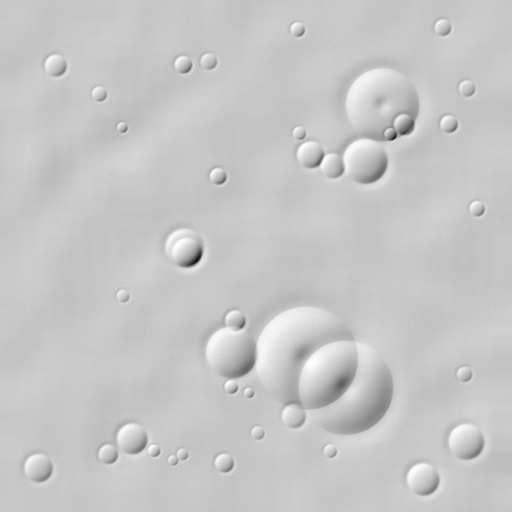
#> input picture data/benchmark/suite_a_intra_sensor/pair_01_baseline_same_sun/image_1.png, 1024 x 1024 px, found by its file name (shown at 1/2 size)
$ python latency_profiler.py   (older library calls are emulated)
#> lines starting #> are read from the running program, lines starting #| are printed output that depends on the picture; after the words box and inside, x2 and y2 are one past the last pixel; in counts of white or black regions, pixels touching at a corner belong together
### src/preprocessing/normalizer.py
"""
Image Preprocessing & Normalization Module for Lunar Imagery (SIH26166).
Handles 8-bit/16-bit radiometric stretching, percentile clipping, denoising, valid pixel masking,
NaN/Inf handling, multi-band hyperspectral reduction, and modality-aware contrast normalization.
Strictly non-destructive: preserves original scientific arrays and tracks processing provenance.
"""

import os
import cv2
import numpy as np
from typing import Tuple, Optional, Dict, Any, List


class LunarPreprocessor:
    """Preprocesses optical and lunar raster imagery for robust feature extraction."""

    @staticmethod
    def sanitize_raster(
        image: np.ndarray,
        nan_replacement: Optional[float] = None
    ) -> Tuple[np.ndarray, Dict[str, Any]]:
        """
        Sanitizes raw scientific rasters by eliminating NaN and Inf values without mutating input.
        Returns a clean float32 copy and statistics on corrupted pixels.
        """
        if image is None or image.size == 0:
            raise ValueError("Input raster image is empty or None.")

        # Non-destructive copy
        img_clean = image.copy().astype(np.float32)

        # Multi-band reduction (e.g. IIRS 256-band hyperspectral cube)
        bands = 1
        if len(img_clean.shape) == 3:
            if img_clean.shape[2] > 4:  # Hyperspectral cube
                bands = img_clean.shape[2]
                # Select representative continuum bands (avoid deep water absorption noise)
                # Take robust mean across middle spectral bands (e.g. 50 to 180)
                mid_start = int(bands * 0.2)
                mid_end = int(bands * 0.8)
                img_clean = np.nanmean(img_clean[:, :, mid_start:mid_end], axis=2)
            elif img_clean.shape[2] in [3, 4]:
                # Standard BGR / BGRA
                img_clean = cv2.cvtColor(img_clean[:, :, :3].astype(np.uint8) if img_clean.dtype == np.uint8 else img_clean[:, :, :3], cv2.COLOR_BGR2GRAY).astype(np.float32)

        nan_mask = np.isnan(img_clean)
        inf_mask = np.isinf(img_clean)

        nan_count = int(np.sum(nan_mask))
        inf_count = int(np.sum(inf_mask))

        finite_mask = ~(nan_mask | inf_mask)
        if np.any(finite_mask):
            finite_vals = img_clean[finite_mask]
            min_val = float(np.min(finite_vals))
            max_val = float(np.max(finite_vals))
            med_val = float(np.median(finite_vals)) if nan_replacement is None else nan_replacement
        else:
            min_val, max_val, med_val = 0.0, 0.0, 0.0

        # Replace invalid pixels
        if nan_count > 0:
            img_clean[nan_mask] = med_val
        if inf_count > 0:
            img_clean[img_clean == np.inf] = max_val
            img_clean[img_clean == -np.inf] = min_val

        diag = {
            "original_shape": list(image.shape),
            "sanitized_shape": list(img_clean.shape),
            "bands_processed": bands,
            "nan_pixels_fixed": nan_count,
            "inf_pixels_fixed": inf_count,
            "finite_min": min_val,
            "finite_max": max_val
        }

        return img_clean, diag

    @staticmethod
    def normalize_radiometry(
        image: np.ndarray,
        lower_percentile: float = 2.0,
        upper_percentile: float = 98.0
    ) -> Tuple[np.ndarray, Dict[str, Any]]:
        """
        Normalizes dynamic range via percentile stretching.
        Handles native 16-bit (PDS4 raw), 32-bit float, and 8-bit images.
        Returns normalized 8-bit [0, 255] grayscale image and stretch metadata.
        """
        if image is None or image.size == 0:
            raise ValueError("Input image is empty or invalid.")

        # 1. Sanitize NaN/Inf first
        sanitized, s_diag = LunarPreprocessor.sanitize_raster(image)

        # 2. Extract valid pixels excluding background zeros
        valid_mask = sanitized > 0
        if np.sum(valid_mask) > 100:
            valid_pixels = sanitized[valid_mask]
        else:
            valid_pixels = sanitized.flatten()

        p_low = float(np.percentile(valid_pixels, lower_percentile))
        p_high = float(np.percentile(valid_pixels, upper_percentile))

        if p_high - p_low < 1e-5:
            norm = np.zeros_like(sanitized, dtype=np.uint8)
        else:
            clipped = np.clip(sanitized, p_low, p_high)
            norm = ((clipped - p_low) / (p_high - p_low) * 255.0).astype(np.uint8)

        stats = {
            "original_dtype": str(image.dtype),
            "original_min": float(sanitized.min()),
            "original_max": float(sanitized.max()),
            "original_mean": float(sanitized.mean()),
            "original_std": float(sanitized.std()),
            "p_low": p_low,
            "p_high": p_high,
            "width": int(norm.shape[1]),
            "height": int(norm.shape[0]),
            "sanitization": s_diag
        }

        return norm, stats

    # [47 lines left out: function modality_aware_preprocess, not called in this run]

    @staticmethod
    def create_valid_mask(
        image: np.ndarray,
        nodata_value: float = 0.0,
        shadow_threshold: Optional[int] = None
    ) -> np.ndarray:
        """
        Creates a binary mask (255 = valid, 0 = invalid/shadow) to exclude non-informative regions.
        """
        if len(image.shape) == 3:
            gray = cv2.cvtColor(image, cv2.COLOR_BGR2GRAY)
        else:
            gray = image

        mask = np.ones_like(gray, dtype=np.uint8) * 255

        # Nodata mask
        mask[gray == nodata_value] = 0

        # Optional harsh shadow threshold mask (for permanently shadowed lunar regions)
        if shadow_threshold is not None:
            mask[gray <= shadow_threshold] = 0

        return mask

    # [17 lines left out: function denoise_image, not called in this run]

### src/proposed/condition_analyzer.py
"""
Image Pair Condition & Characteristic Analyzer for Proposed Method (SIH26166).
Analyzes scale disparity, illumination difference, photometric correlation, and texture density
to select the optimal registration strategy dynamically without arbitrary hardcoding.
"""

import cv2
import numpy as np
from typing import Dict, Any, Optional, Tuple
from dataclasses import dataclass


@dataclass
class ImagePairCharacteristics:
    """Quantitative characteristics of an image pair."""
    scale_ratio: float  # Estimated or metadata-derived scale disparity
    gradient_correlation: float  # Cross-correlation of gradient maps [-1, 1]
    intensity_correlation: float  # Cross-correlation of raw intensities [-1, 1]
    is_scale_disparate: bool  # True if scale ratio > 1.5x
    is_illumination_inverted: bool  # True if gradient or intensity correlation < 0.1
    is_low_texture: bool  # True if spatial standard deviation is low
    texture_entropy_src: float
    texture_entropy_ref: float
    recommended_feature_backend: str  # STRUCTURAL_PHASE | PYRAMID_SIFT | HYBRID_AMSR


class ImagePairConditionAnalyzer:
    """Inspects input pair characteristics to dynamically guide registration strategy."""

    @staticmethod
    def analyze(
        source_image: np.ndarray,
        reference_image: np.ndarray,
        gsd_source_m: Optional[float] = None,
        gsd_reference_m: Optional[float] = None
    ) -> ImagePairCharacteristics:
        """
        Computes scale disparity, photometric correlation, and texture entropy.
        """
        if len(source_image.shape) == 3:
            src_gray = cv2.cvtColor(source_image, cv2.COLOR_BGR2GRAY)
        else:
            src_gray = source_image

        if len(reference_image.shape) == 3:
            ref_gray = cv2.cvtColor(reference_image, cv2.COLOR_BGR2GRAY)
        else:
            ref_gray = reference_image

        h_s, w_s = src_gray.shape
        h_r, w_r = ref_gray.shape

        # 1. Determine Scale Ratio
        if gsd_source_m is not None and gsd_reference_m is not None and gsd_source_m > 0 and gsd_reference_m > 0:
            scale_ratio = max(gsd_source_m / gsd_reference_m, gsd_reference_m / gsd_source_m)
        else:
            # Dimension ratio as proxy
            scale_ratio = max(float(w_r) / max(1.0, float(w_s)), float(w_s) / max(1.0, float(w_r)))

        is_scale_disparate = bool(scale_ratio > 1.5)

        # 2. Rescale to common resolution thumbnail for photometric analysis
        thumb_size = (256, 256)
        src_thumb = cv2.resize(src_gray, thumb_size, interpolation=cv2.INTER_AREA).astype(np.float32)
        ref_thumb = cv2.resize(ref_gray, thumb_size, interpolation=cv2.INTER_AREA).astype(np.float32)

        # Intensity Correlation
        src_flat = src_thumb.flatten() - np.mean(src_thumb)
        ref_flat = ref_thumb.flatten() - np.mean(ref_thumb)
        std_prod = (np.std(src_thumb) * np.std(ref_thumb)) + 1e-6
        intensity_corr = float(np.dot(src_flat, ref_flat) / (len(src_flat) * std_prod))

        # Gradient Correlation (Sobel magnitude cross-correlation)
        gx_s = cv2.Sobel(src_thumb, cv2.CV_32F, 1, 0, ksize=3)
        gy_s = cv2.Sobel(src_thumb, cv2.CV_32F, 0, 1, ksize=3)
        mag_s = np.sqrt(gx_s ** 2 + gy_s ** 2)

        gx_r = cv2.Sobel(ref_thumb, cv2.CV_32F, 1, 0, ksize=3)
        gy_r = cv2.Sobel(ref_thumb, cv2.CV_32F, 0, 1, ksize=3)
        mag_r = np.sqrt(gx_r ** 2 + gy_r ** 2)

        mag_s_flat = mag_s.flatten() - np.mean(mag_s)
        mag_r_flat = mag_r.flatten() - np.mean(mag_r)
        grad_std_prod = (np.std(mag_s) * np.std(mag_r)) + 1e-6
        grad_corr = float(np.dot(mag_s_flat, mag_r_flat) / (len(mag_s_flat) * grad_std_prod))

        is_illum_inverted = bool(intensity_corr < 0.15 or grad_corr < 0.20)

        # 3. Texture Entropy
        def entropy(img: np.ndarray) -> float:
            hist, _ = np.histogram(img.flatten(), bins=32, range=(0, 256), density=True)
            hist = hist[hist > 0]
            return float(-np.sum(hist * np.log2(hist)))

        ent_s = entropy(src_thumb.astype(np.uint8))
        ent_r = entropy(ref_thumb.astype(np.uint8))
        is_low_tex = bool(ent_s < 3.0 or ent_r < 3.0)

        # Strategy selection rule based directly on Phase 3 failure evidence:
        if is_scale_disparate:
            strategy = "HYBRID_AMSR"  # Must use hierarchical scale pyramid bridge
        elif is_illum_inverted:
            strategy = "STRUCTURAL_PHASE"  # Must use Phase Congruency to overcome shadow reversal
        else:
            strategy = "HYBRID_AMSR"  # Standard high-performance multi-scale structural matching

        return ImagePairCharacteristics(
            scale_ratio=scale_ratio,
            gradient_correlation=grad_corr,
            intensity_correlation=intensity_corr,
            is_scale_disparate=is_scale_disparate,
            is_illumination_inverted=is_illum_inverted,
            is_low_texture=is_low_tex,
            texture_entropy_src=ent_s,
            texture_entropy_ref=ent_r,
            recommended_feature_backend=strategy
        )

### src/proposed/structural_detector.py
"""
Illumination-Robust Structural Feature Detector (Innovation C in Proposed Method).
Combines Multi-Scale Log-Gabor Phase Congruency, Shadow-Boundary Edge Suppression,
and Structural Orientation Histogram Descriptors.
"""

import cv2
import numpy as np
from typing import Tuple, List, Optional, Dict, Any

from src.features.base import BaseFeatureDetector
from src.features.rift.log_gabor import LogGaborFilterBank


class StructuralFeatureDetector(BaseFeatureDetector):
    """
    Enhanced Structural Feature Detector specifically designed for extreme illumination
    and shadow-inversion invariance on lunar terrain.
    """

    def __init__(
        self,
        nfeatures: int = 2500,
        patch_size: int = 48,
        n_scales: int = 4,
        n_orientations: int = 6,
        n_spatial_bins: int = 6,
        suppress_shadow_edges: bool = True
    ):
        super().__init__(name="Proposed_Structural_Detector", params={
            "nfeatures": nfeatures,
            "patch_size": patch_size,
            "n_scales": n_scales,
            "n_orientations": n_orientations,
            "n_spatial_bins": n_spatial_bins,
            "suppress_shadow_edges": suppress_shadow_edges
        })
        self.nfeatures = nfeatures
        self.patch_size = patch_size
        self.n_orientations = n_orientations
        self.n_spatial_bins = n_spatial_bins
        self.suppress_shadow_edges = suppress_shadow_edges
        self.filter_bank = LogGaborFilterBank(n_scales=n_scales, n_orientations=n_orientations)

    # [91 lines left out: function detect_and_compute, not called in this run]

### src/features/base.py
"""
Abstract Base Class for Feature Detection & Description in SIH26166.
Ensures interchangeable algorithms (SIFT baseline, RIFT baseline, and future proposed methods).
"""

from abc import ABC, abstractmethod
from typing import Tuple, List, Dict, Any, Optional
import numpy as np
import cv2


class BaseFeatureDetector(ABC):
    """Abstract base class for all feature detectors and descriptors."""

    def __init__(self, name: str, params: Optional[Dict[str, Any]] = None):
        self.name = name
        self.params = params or {}

    # [27 lines left out: functions detect_and_compute, keypoints_to_array, array_to_keypoints, not called in this run]

### src/api/latency_profiler.py
"""
Micro-benchmark Latency Profiler for SIH26166 AMSR Pipeline.
Measures stage-by-stage latency (in milliseconds) across representative challenge pairs.
"""

import sys
import time
from pathlib import Path

PROJECT_ROOT = Path(__file__).resolve().parent.parent.parent
if str(PROJECT_ROOT) not in sys.path:
    sys.path.insert(0, str(PROJECT_ROOT))

import cv2
import json
import numpy as np

from src.preprocessing.normalizer import LunarPreprocessor
from src.proposed.condition_analyzer import ImagePairConditionAnalyzer
from src.matching.matcher import FeatureMatcher
from src.proposed.structural_detector import StructuralFeatureDetector
from src.proposed.spatial_ransac import SpatialCoverageAwareVerifier
from src.proposed.model_selector import DynamicModelSelector
from src.geometry.models import TransformationType
from src.refinement.subpixel import SubPixelRefiner

def profile_pair(src_path: Path, ref_path: Path, pair_name: str, src_gsd: float, ref_gsd: float):
    src_img = cv2.imread(str(src_path), cv2.IMREAD_GRAYSCALE)
    ref_img = cv2.imread(str(ref_path), cv2.IMREAD_GRAYSCALE)

    profiling = {}

    # 1. Preprocessing & Normalization
    t0 = time.time()
    src_norm, _ = LunarPreprocessor.normalize_radiometry(src_img)
    ref_norm, _ = LunarPreprocessor.normalize_radiometry(ref_img)
    src_mask = LunarPreprocessor.create_valid_mask(src_norm)
    ref_mask = LunarPreprocessor.create_valid_mask(ref_norm)
    profiling["1_preprocessing_ms"] = (time.time() - t0) * 1000

    # 2. Condition Analysis
    t0 = time.time()
    analyzer = ImagePairConditionAnalyzer()
    cond = analyzer.analyze(src_norm, ref_norm, src_gsd, ref_gsd)
    profiling["2_condition_analysis_ms"] = (time.time() - t0) * 1000

    # 3. Structural Feature Detection & Description
    t0 = time.time()
    detector = StructuralFeatureDetector(
        n_scales=4,
        n_orientations=6,
        suppress_shadow_edges=True
    )
    kps_src, desc_src = detector.detect_and_compute(src_norm, src_mask)
    kps_ref, desc_ref = detector.detect_and_compute(ref_norm, ref_mask)
    profiling["3_structural_detection_ms"] = (time.time() - t0) * 1000

    # 4. Feature Matching
    t0 = time.time()
    matcher = FeatureMatcher(ratio_threshold=0.80, cross_check=True)
    match_res = matcher.match(kps_src, desc_src, kps_ref, desc_ref)
    pts_src = match_res.source_points
    pts_ref = match_res.reference_points
    profiling["4_feature_matching_ms"] = (time.time() - t0) * 1000

    # 5. Spatial RANSAC
    t0 = time.time()
    verifier = SpatialCoverageAwareVerifier(
        ransac_threshold=3.0,
        max_iters=2000,
        max_allowed_gini=0.70
    )
    if len(pts_src) >= 4:
        v_res = verifier.verify(pts_src, pts_ref, src_norm.shape, preferred_model=TransformationType.HOMOGRAPHY)
        inliers_src = v_res.inlier_src_points
        inliers_ref = v_res.inlier_ref_points
    else:
        inliers_src, inliers_ref = np.empty((0, 2)), np.empty((0, 2))
    profiling["5_spatial_ransac_ms"] = (time.time() - t0) * 1000

    # 6. Dynamic Model Selection
    t0 = time.time()
    H_mat, model_type, info = DynamicModelSelector.select_and_estimate(inliers_src, inliers_ref, src_norm.shape)
    profiling["6_model_selection_ms"] = (time.time() - t0) * 1000

    # 7. Sub-Pixel Parabolic Hessian Refinement
    t0 = time.time()
    refiner = SubPixelRefiner(patch_radius=3)
    if len(inliers_src) > 0:
        refined_ref, displacements, stats = refiner.refine_points(src_norm, ref_norm, inliers_src, inliers_ref)
    profiling["7_subpixel_refinement_ms"] = (time.time() - t0) * 1000

    # 8. Backward Warping & Mosaic Compositing
    t0 = time.time()
    h, w = ref_norm.shape[:2]
    warped_img = cv2.warpPerspective(src_norm, H_mat, (w, h), flags=cv2.INTER_LINEAR)
    overlay = cv2.addWeighted(warped_img, 0.5, ref_norm, 0.5, 0)
    diff_map = cv2.absdiff(ref_norm, warped_img)
    profiling["8_warping_and_compositing_ms"] = (time.time() - t0) * 1000

    total_ms = sum(profiling.values())
    profiling["total_pipeline_ms"] = total_ms

    print(f"\n--- Profiling: {pair_name} ---")
    for k, v in profiling.items():
        print(f"  {k}: {v:.2f} ms")

    return profiling

def main():
    print("================================================================================")
    print(" AMSR STAGE-BY-STAGE LATENCY PROFILING ")
    print("================================================================================")

    p1_dir = Path("data/benchmark/suite_a_intra_sensor/pair_01_baseline_same_sun")
    profile_pair(p1_dir / "image_1.png", p1_dir / "image_2.png", "pair_01_baseline", 5.0, 5.0)
#> in profile_pair, src_img is the input picture: shape (1024, 1024); min 20, max 255, mean 198.2
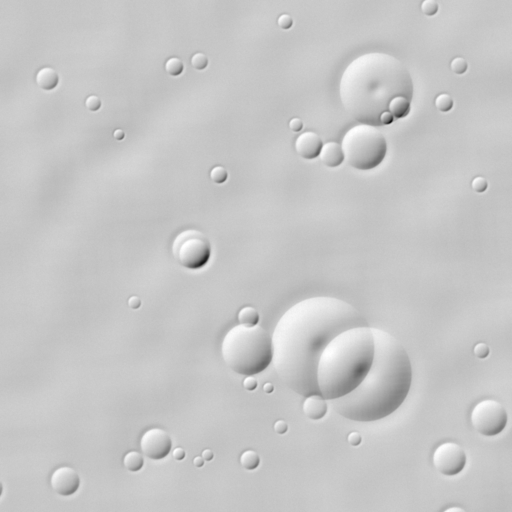
#> input picture data/benchmark/suite_a_intra_sensor/pair_01_baseline_same_sun/image_2.png, 1024 x 1024 px, found by its file name (shown at 1/2 size)
#> in profile_pair, ref_img is the input picture: shape (1024, 1024); min 8, max 255, mean 198.2
#> in sanitize_raster, `nan_mask = np.isnan(img_clean)`: nan_mask: shape (1024, 1024) bool; every value is 0
#> in sanitize_raster, `nan_count = int(np.sum(nan_mask))`: nan_count = 0
#> in sanitize_raster, `finite_mask = ~(nan_mask | inf_mask)`: finite_mask: shape (1024, 1024) bool; every value is 1
#> in sanitize_raster, `min_val = float(np.min(finite_vals))`: min_val = 20
#> in sanitize_raster, `max_val = float(np.max(finite_vals))`: max_val = 255
#> in sanitize_raster, `med_val = float(np.median(finite_vals)) if nan_replacement is None els..`: med_val = 199
#> in sanitize_raster, `diag = { "original_shape": list(image.shape), "sanitized_shape": list(..`: diag = {'original_shape': [1024, 1024], 'sanitized_shape': [1024, 1024], 'bands_processed': 1, 'nan_pixels_fixed': 0, 'inf_pixels_fixed': 0, 'finite_min': 20, 'finite_max': 255}
#> in normalize_radiometry, `sanitized, s_diag = LunarPreprocessor.sanitize_raster(image)`: s_diag has the same summary as diag in sanitize_raster
#> in normalize_radiometry, `p_low = float(np.percentile(valid_pixels, lower_percentile))`: p_low = 164
#> in normalize_radiometry, `p_high = float(np.percentile(valid_pixels, upper_percentile))`: p_high = 226
#> in normalize_radiometry, `norm = ((clipped - p_low) / (p_high - p_low) * 255.0).astype(np.uint8)`:
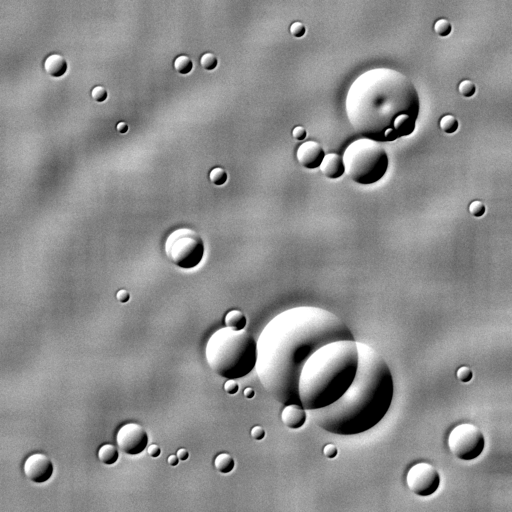
#> norm: shape (1024, 1024) (shown at 1/2 size); min 0, max 255, mean 140.9
#> in profile_pair, `src_mask = LunarPreprocessor.create_valid_mask(src_norm)`:
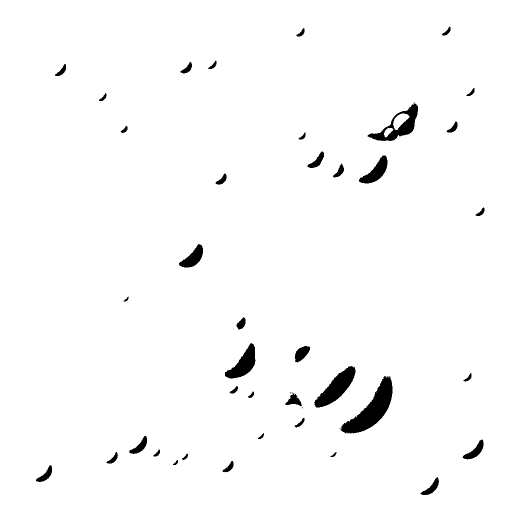
#> src_mask: shape (1024, 1024) (shown at 1/2 size); 97.9% white; 42 black regions (3 under 20 px), largest, box (x1, y1, x2, y2) and area: (679, 752, 785, 867) 4609, (628, 732, 711, 815) 2885, (735, 205, 836, 282) 2450
#> in profile_pair, `ref_mask = LunarPreprocessor.create_valid_mask(ref_norm)`: ref_mask: shape (1024, 1024); 98% white; 43 black regions (3 under 20 px), largest, box (x1, y1, x2, y2) and area: (714, 733, 822, 841) 4425, (656, 712, 745, 797) 3044, (716, 181, 823, 252) 2454
#> in analyze, `ref_thumb = cv2.resize(ref_gray, thumb_size, interpolation=cv2.INTER_A..`:
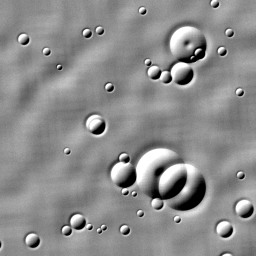
#> ref_thumb: shape (256, 256) float32; min 0, max 255, mean 140.7
#> in analyze, `std_prod = (np.std(src_thumb) * np.std(ref_thumb)) + 1e-6`: std_prod = 1260.5
#> in analyze, `intensity_corr = float(np.dot(src_flat, ref_flat) / (len(src_flat) * s..`: intensity_corr = 0.21
#> in analyze, `mag_s = np.sqrt(gx_s ** 2 + gy_s ** 2)`:
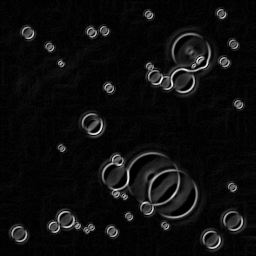
#> mag_s: shape (256, 256) float32; min 0, max 1074.2, mean 59.9; drawn with min black and max white
#> in analyze, `gy_r = cv2.Sobel(ref_thumb, cv2.CV_32F, 0, 1, ksize=3)`:
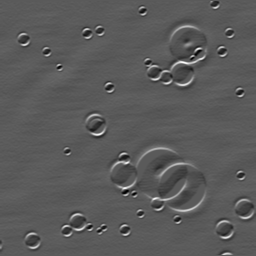
#> gy_r: shape (256, 256) float32; min -557, max 1007, mean -0.1; drawn with min black and max white
#> in analyze, `mag_r = np.sqrt(gx_r ** 2 + gy_r ** 2)`:
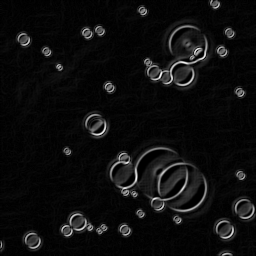
#> mag_r: shape (256, 256) float32; min 0, max 1071, mean 59; drawn with min black and max white
#> in analyze, `grad_std_prod = (np.std(mag_s) * np.std(mag_r)) + 1e-6`: grad_std_prod = 13175.6
#> in analyze, `grad_corr = float(np.dot(mag_s_flat, mag_r_flat) / (len(mag_s_flat) * ..`: grad_corr = 0.253
#> in analyze, `is_illum_inverted = bool(intensity_corr < 0.15 or grad_corr < 0.20)`: is_illum_inverted = False
#> in entropy, `hist, _ = np.histogram(img.flatten(), bins=32, range=(0, 256), density..`: hist = 32 values, max 0.0236 at index 17, min 0.000248 at index 4, mean 0.00391
#> in analyze, `ent_s = entropy(src_thumb.astype(np.uint8))`: ent_s = 0.822
#> in analyze, `ent_r = entropy(ref_thumb.astype(np.uint8))`: ent_r = 0.819
#> in analyze, `is_low_tex = bool(ent_s < 3.0 or ent_r < 3.0)`: is_low_tex = True
#> (the call stopped at in __init__, `self.filter_bank = LogGaborFilterBank(n_scales=n_scales, n_orientation..`: src is not available in this run)

    p3_dir = Path("data/benchmark/suite_b_sun_angle/pair_03_sun_angle_180deg")
    profile_pair(p3_dir / "image_1.png", p3_dir / "image_2.png", "pair_03_sun_180deg", 5.0, 5.0)
#> (the call stopped at in __init__, `self.filter_bank = LogGaborFilterBank(n_scales=n_scales, n_orientation..`: src is not available in this run)

    p4_dir = Path("data/benchmark/suite_c_scale_disparity/pair_04_scale_4x")
    profile_pair(p4_dir / "image_1.png", p4_dir / "image_2.png", "pair_04_scale_4x", 5.0, 1.25)
#> (the call stopped at in __init__, `self.filter_bank = LogGaborFilterBank(n_scales=n_scales, n_orientation..`: src is not available in this run)

if __name__ == "__main__":
    main()
